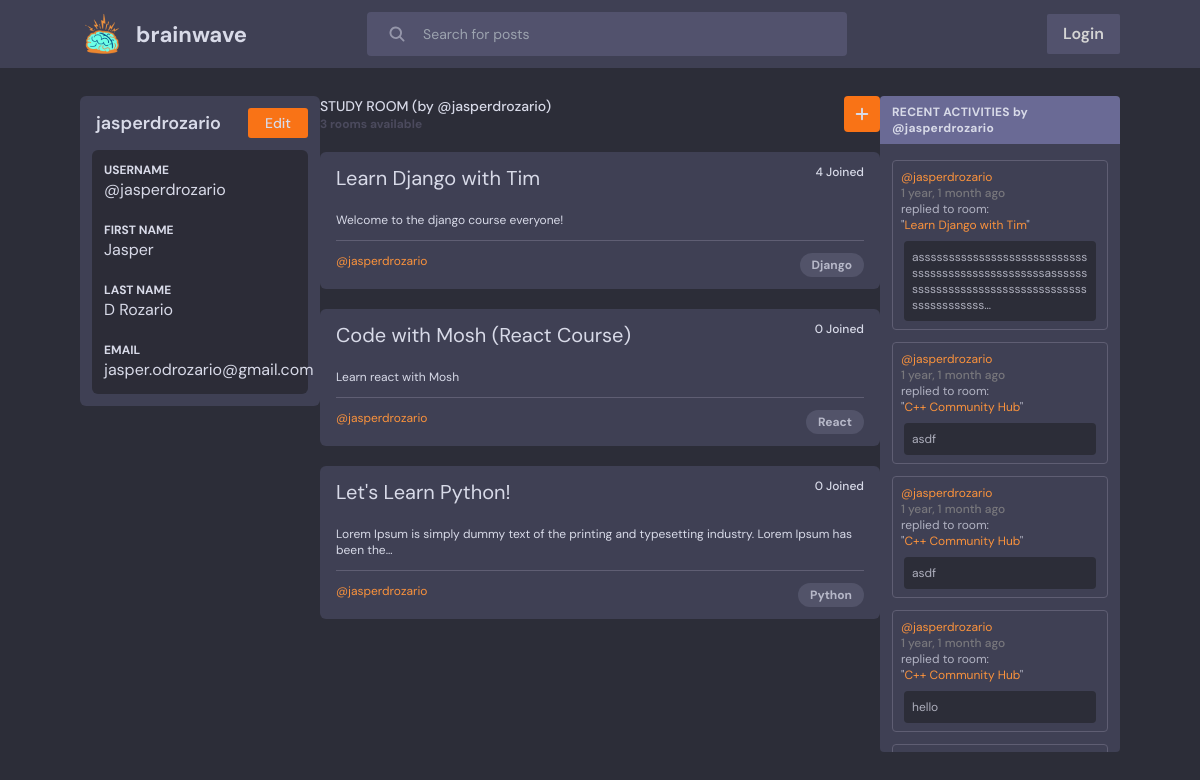
Page /profile/1/ on the committed database.
### base/models.py (models this page shows, shortened)
class Room(models.Model):
    host = models.ForeignKey(User, on_delete=models.SET_NULL, null=True)
    topic = models.ForeignKey(Topic, on_delete=models.SET_NULL, related_name='rooms', null=True)
    name = models.CharField(max_length=200)
    description = models.TextField(null=True, blank=True, max_length=100)
    participants = models.ManyToManyField(User, related_name='participants', blank=True)
    updated = models.DateTimeField(auto_now=True)
    created = models.DateTimeField(auto_now_add=True)
    def __str__(self):
        return self.name
    class Meta:
        ordering = ['-updated', '-created']

class Topic(models.Model):
    name = models.CharField(max_length=200)

class Message(models.Model):
    user = models.ForeignKey(User, on_delete=models.CASCADE)
    room = models.ForeignKey(Room, on_delete=models.CASCADE)
    body = models.TextField(max_length=1000)
    updated = models.DateTimeField(auto_now=True)
    created = models.DateTimeField(auto_now_add=True)
    class Meta:
        ordering = ['-updated', '-created']
    def __str__(self):
        return self.body

### base/views.py (the view)
# urls.py: path('profile/<str:pk>/', views.userProfile, name='user-profile')
def userProfile(request, pk):
  user = User.objects.get(id=pk)
  user_rooms = user.room_set.all()
  room_count = user_rooms.count()
  room_messages = user.message_set.all()
  isHomePage = False
  context = {'user': user, 'rooms': user_rooms, 'room_messages': room_messages, 'room_count': room_count, 'flag': isHomePage}
  return render(request, 'base/profile.html', context)

### base/templates/base/profile.html
{% extends 'main.html' %} {% block content %}
<div class="flex justify-center">
  <div class="fixed left-0 ml-[5rem] mr-[1rem] w-[15rem]">
    {% include 'base/profile_details_component.html' %}
  </div>
  <div class="flex-none w-[35rem]">
    {% include 'base/feed_component.html' %}
  </div>
  <div
    class="fixed rounded overflow-y-auto scrollbar-thin right-[5rem] w-[15rem] h-[82%]"
  >
    {% include 'base/activity_log_component.html' %}
  </div>
</div>
{% endblock content %}

### base/templates/base/profile_details_component.html (shortened to what this page needs)
<div class="rounded-md p-3 bg-theme-secondary">
  <div class="flex justify-between items-center mb-3">
    <div class="pl-1">
      <p class="text-subtle-white font-semibold text-lg">{{user.username}}</p>
    </div>
    <a href="{% url 'home' %}">
      <div
        class="flex p-1 bg-orange-500 justify-center items-center h-[30px] w-[60px] rounded-[3px]"
      >
        <p class="text-sm font-medium text-subtle-white">Edit</p>
      </div>
    </a>
  </div>
  <div class="rounded-md p-2 bg-[#2C2C37]">
    <div class="m-1 mb-5">
      <p class="text-subtle-white font-bold text-xs">USERNAME</p>
      <p class="text-subtle-white">@{{user.username}}</p>
    </div>
    <div class="m-1 mb-5">
      <p class="text-subtle-white font-bold text-xs">FIRST NAME</p>
      <p class="text-subtle-white">{{ user.first_name|default:"-" }}</p>
    </div>
    <div class="m-1 mb-5">
      <p class="text-subtle-white font-bold text-xs">LAST NAME</p>
      <p class="text-subtle-white">{{ user.last_name|default:"-" }}</p>
    </div>
    <div class="m-1 text-wrap">
      <p class="text-subtle-white font-bold text-xs">EMAIL</p>
      <p class="text-subtle-white">{{ user.email|default:"-" }}</p>
    </div>
  </div>
</div>

### base/templates/base/feed_component.html (shortened to what this page needs)
<div class="flex justify-between">
  <div class="flex-none">
    {% if not flag %}
    <p class="text-subtle-white text-sm font-medium">
      STUDY ROOM (by @{{ user.username }})
    </p>
    {% else %}
    <p class="text-subtle-white text-sm font-medium">STUDY ROOM</p>
    {% endif %} {% if room_count > 1 %}
    <p class="text-xs font-bold text-[#4B4A5D]">
      {{room_count}} rooms available
    </p>
    {% elif room_count == 1 %}
    <p class="text-xs font-bold text-[#4B4A5D]">1 room available</p>
    {% else %}
    <p class="text-xs font-bold text-[#4B4A5D]">No rooms available</p>
    {% endif %}
  </div>
  <a href="{% url 'create-room' %}">
    <p
      class="group flex items-center justify-center font-semibold text-sm text-subtle-white bg-orange-500 w-9 h-9 rounded transition-all duration-300 hover:w-[140px]"
    >
      <svg
        xmlns="http://www.w3.org/2000/svg"
        viewBox="0 0 16 16"
        fill="currentColor"
        class="w-5 h-5"
      >
        <path
          d="M8.75 3.75a.75.75 0 0 0-1.5 0v3.5h-3.5a.75.75 0 0 0 0 1.5h3.5v3.5a.75.75 0 0 0 1.5 0v-3.5h3.5a.75.75 0 0 0 0-1.5h-3.5v-3.5Z"
        />
      </svg>
    </p>
  </a>
</div>
{% for room in rooms %}
<div
  class="my-5 py-3 px-4 rounded-md bg-theme-secondary transition-transform duration-300 hover:scale-[1.02]"
>
  <div class="flex justify-between">
    <p
      class="mb-5 text-subtle-white text-xl transition-all duration-300 hover:text-orange-400"
    >
      <a href="{% url 'room' room.id %}">{{room.name}}</a>
    </p>
    <p class="mb-3 text-xs font-medium text-subtle-white">
      {{room.participants.all|length}} Joined
    </p>
  </div>
  <div>
    <p class="mb-3 text-xs text-subtle-white">
      {{room.description|truncatechars:100}}
    </p>
    <hr class="border-t-[1px] border-subtle-purple" />
  </div>
  <div class="flex justify-between mt-3">
    <div class="flex-none">
      <p class="text-orange-400 text-xs hover:underline">
        <a href="{% url 'user-profile' room.host.id %}"
          >@{{room.host.username}}</a
        >
      </p>
    </div>
    <div class="flex-none px-3 py-1 rounded-xl bg-[#525369]">
      <p class="text-subtle-white/75 text-xs font-bold">{{room.topic.name}}</p>
    </div>
  </div>
</div>
{% endfor %}

### base/templates/base/activity_log_component.html
<div class="bg-theme-secondary">
  <p
    class="text-xs font-bold px-3 py-2 text-subtle-white tracking-wide bg-light-lavender"
  >
    {% if flag %} RECENT ACTIVITIES {% else %} RECENT ACTIVITIES by
    @{{user.username}} {% endif %}
  </p>
  <div class="py-1">
    {% for message in room_messages %}
    <div class="rounded border-subtle-purple p-2 m-3 border-[0.3px]">
      <p class="text-xs text-orange-400">
        <a href="{% url 'user-profile' message.user.id %}">@{{message.user}}</a>
      </p>
      <p class="text-xs text-[#78777C] font-medium">
        {{message.created|timesince}} ago
      </p>
      <p class="text-xs text-subtle-white/75">
        replied to room: <br />
        "<a class="text-orange-400" href="{% url 'room' message.room.id %}"
          >{{message.room}}</a
        >"
      </p>
      <div
        class="break-words whitespace-normally mt-2 p-2 rounded bg-theme-primary mx-[3px]"
      >
        <p class="text-xs text-subtle-white/75">
          {{message|truncatechars:100}}
        </p>
      </div>
    </div>
    {% endfor %}
  </div>
</div>

### static/styles/main.css (style rules this page uses)
html, :host { line-height: 1.5; -webkit-text-size-adjust: 100%; -moz-tab-size: 4; -o-tab-size: 4; tab-size: 4; font-family: DM Sans, sans-serif; font-feature-settings: normal; font-variation-settings: normal; -webkit-tap-highlight-color: transparent; }
body { margin: 0; line-height: inherit; }
hr { height: 0; color: inherit; border-top-width: 1px; }
a { color: inherit; text-decoration: inherit; }
blockquote, dl, dd, h1, h2, h3, h4, h5, h6, hr, figure, p, pre { margin: 0; }
img, svg, video, canvas, audio, iframe, embed, object { display: block; vertical-align: middle; }
* { scrollbar-color: initial; scrollbar-width: initial; }
.fixed { position: fixed; }
.left-0 { left: 0px; }
.right-\[5rem\] { right: 5rem; }
.m-1 { margin: 0.25rem; }
.m-3 { margin: 0.75rem; }
.mx-\[3px\] { margin-left: 3px; margin-right: 3px; }
.my-5 { margin-top: 1.25rem; margin-bottom: 1.25rem; }
.mb-3 { margin-bottom: 0.75rem; }
.mb-5 { margin-bottom: 1.25rem; }
.ml-\[5rem\] { margin-left: 5rem; }
.mr-\[1rem\] { margin-right: 1rem; }
.mt-2 { margin-top: 0.5rem; }
.mt-3 { margin-top: 0.75rem; }
.flex { display: flex; }
.h-5 { height: 1.25rem; }
.h-9 { height: 2.25rem; }
.h-\[30px\] { height: 30px; }
.h-\[82\%\] { height: 82%; }
.w-5 { width: 1.25rem; }
.w-9 { width: 2.25rem; }
.w-\[15rem\] { width: 15rem; }
.w-\[35rem\] { width: 35rem; }
.w-\[60px\] { width: 60px; }
.flex-none { flex: none; }
.items-center { align-items: center; }
.justify-center { justify-content: center; }
.justify-between { justify-content: space-between; }
.overflow-y-auto { overflow-y: auto; }
.text-wrap { text-wrap: wrap; }
.break-words { overflow-wrap: break-word; }
.rounded { border-radius: 0.25rem; }
.rounded-\[3px\] { border-radius: 3px; }
.rounded-md { border-radius: 0.375rem; }
.rounded-xl { border-radius: 0.75rem; }
.border-\[0\.3px\] { border-width: 0.3px; }
.border-t-\[1px\] { border-top-width: 1px; }
.border-subtle-purple { --tw-border-opacity: 1; border-color: rgb(95 94 115 / var(--tw-border-opacity)); }
.bg-\[\#2C2C37\] { --tw-bg-opacity: 1; background-color: rgb(44 44 55 / var(--tw-bg-opacity)); }
.bg-\[\#525369\] { --tw-bg-opacity: 1; background-color: rgb(82 83 105 / var(--tw-bg-opacity)); }
.bg-light-lavender { --tw-bg-opacity: 1; background-color: rgb(106 106 149 / var(--tw-bg-opacity)); }
.bg-orange-500 { --tw-bg-opacity: 1; background-color: rgb(249 115 22 / var(--tw-bg-opacity)); }
.bg-theme-primary { --tw-bg-opacity: 1; background-color: rgb(44 45 56 / var(--tw-bg-opacity)); }
.bg-theme-secondary { --tw-bg-opacity: 1; background-color: rgb(63 64 84 / var(--tw-bg-opacity)); }
.p-1 { padding: 0.25rem; }
.p-2 { padding: 0.5rem; }
.p-3 { padding: 0.75rem; }
.px-3 { padding-left: 0.75rem; padding-right: 0.75rem; }
.px-4 { padding-left: 1rem; padding-right: 1rem; }
.py-1 { padding-top: 0.25rem; padding-bottom: 0.25rem; }
.py-2 { padding-top: 0.5rem; padding-bottom: 0.5rem; }
.py-3 { padding-top: 0.75rem; padding-bottom: 0.75rem; }
.pl-1 { padding-left: 0.25rem; }
.pt-\[6rem\] { padding-top: 6rem; }
.text-lg { font-size: 1.125rem; line-height: 1.75rem; }
.text-sm { font-size: 0.875rem; line-height: 1.25rem; }
.text-xl { font-size: 1.25rem; line-height: 1.75rem; }
.text-xs { font-size: 0.75rem; line-height: 1rem; }
.font-bold { font-weight: 700; }
.font-medium { font-weight: 500; }
.font-semibold { font-weight: 600; }
.tracking-wide { letter-spacing: 0.025em; }
.text-\[\#4B4A5D\] { --tw-text-opacity: 1; color: rgb(75 74 93 / var(--tw-text-opacity)); }
.text-\[\#78777C\] { --tw-text-opacity: 1; color: rgb(120 119 124 / var(--tw-text-opacity)); }
.text-orange-400 { --tw-text-opacity: 1; color: rgb(251 146 60 / var(--tw-text-opacity)); }
.text-subtle-white { --tw-text-opacity: 1; color: rgb(216 218 232 / var(--tw-text-opacity)); }
.text-subtle-white\/75 { color: rgb(216 218 232 / 0.75); }
.subpixel-antialiased { -webkit-font-smoothing: auto; -moz-osx-font-smoothing: auto; }
.transition-all { transition-property: all; transition-timing-function: cubic-bezier(0.4, 0, 0.2, 1); transition-duration: 150ms; }
.transition-transform { transition-property: transform; transition-timing-function: cubic-bezier(0.4, 0, 0.2, 1); transition-duration: 150ms; }
.duration-300 { transition-duration: 300ms; }
.scrollbar-thin { scrollbar-width: thin; scrollbar-color: var(--scrollbar-thumb, initial) var(--scrollbar-track, initial); }

### rows in the picture
Room: name "Learn Django with Tim", participants.all|length "4", description "Welcome to the django course everyone!", host.username "jasperdrozario", topic.name "Django"
Room: name "Code with Mosh (React Course)", participants.all|length "0", description "Learn react with Mosh", host.username "jasperdrozario", topic.name "React"
Room: name "Let's Learn Python!", participants.all|length "0", description "Lorem Ipsum is simply dummy text of the printing and typesetting industry. Lorem Ipsum has been the…", host.username "jasperdrozario", topic.name "Python"
Message: user "jasperdrozario", created "1 year, 1 month", room "Learn Django with Tim", body "assssssssssssssssssssssssssssssssssssssssssssssssssasssssssssssssssssssssssssssssssssssssssssssssss…"
Message: user "jasperdrozario", created "1 year, 1 month", room "C++ Community Hub", body "asdf"
Message: user "jasperdrozario", created "1 year, 1 month", room "C++ Community Hub", body "asdf"
Message: user "jasperdrozario", created "1 year, 1 month", room "C++ Community Hub", body "hello"

### other values in the picture
{{ user.username }} "jasperdrozario"
{{ user.first_name|default:"-" }} "Jasper"
{{ user.last_name|default:"-" }} "D Rozario"
{{ user.email|default:"-" }} "jasper.odrozario@gmail.com"
{{ room_count }} "3"
